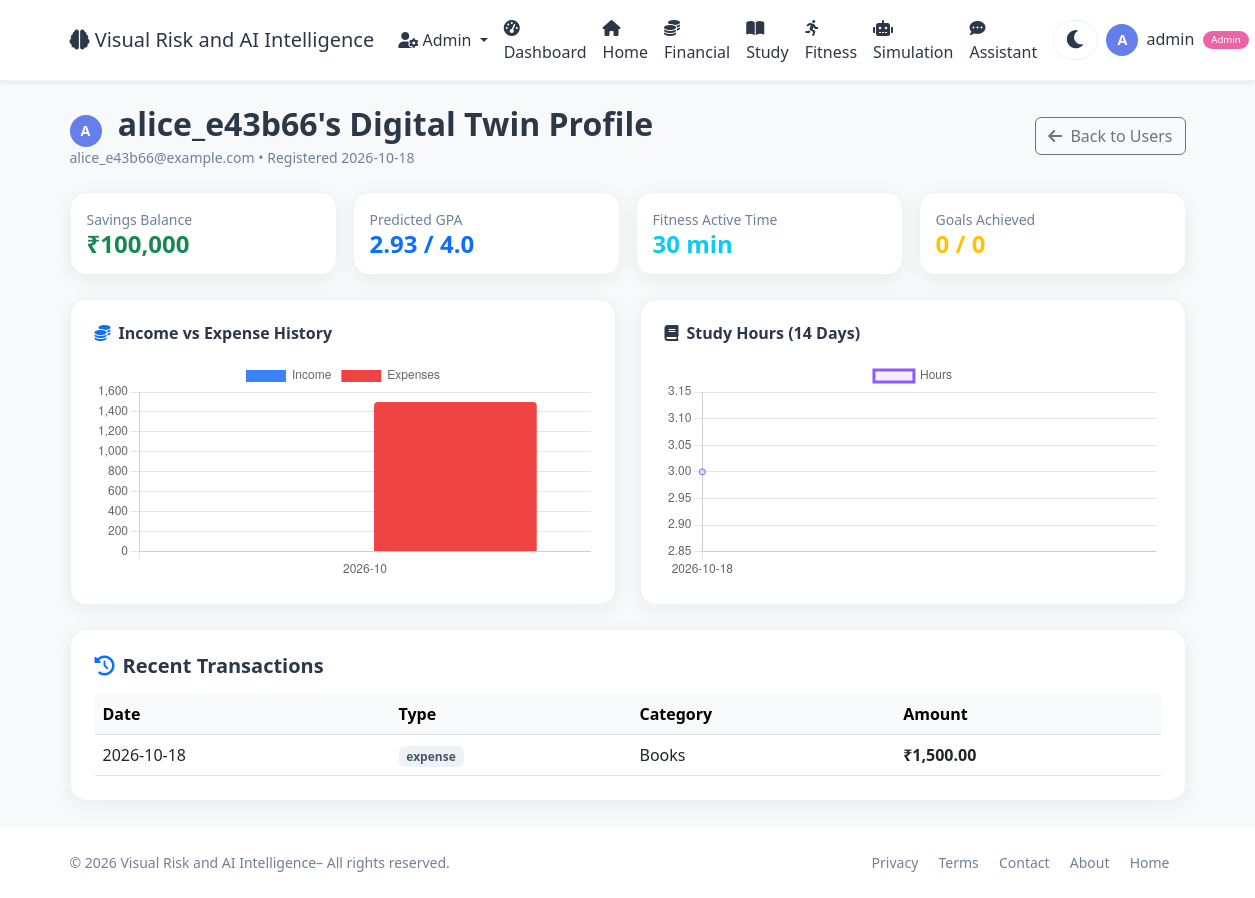
The app's page /admin/user/6 (signed in) with its own data.
### app.py (models this page shows, shortened)
class User(UserMixin, db.Model):
    id = db.Column(db.Integer, primary_key=True)
    username = db.Column(db.String(80), unique=True, nullable=False)
    email = db.Column(db.String(120), unique=True, nullable=False)
    password_hash = db.Column(db.String(200), nullable=False)
    age = db.Column(db.Integer, default=25)
    occupation = db.Column(db.String(100), default='Student')
    monthly_income = db.Column(db.Float, default=50000.0)
    monthly_expenses = db.Column(db.Float, default=35000.0)
    savings = db.Column(db.Float, default=100000.0)
    study_hours_per_week = db.Column(db.Float, default=20.0)
    fitness_hours_per_week = db.Column(db.Float, default=5.0)
    sleep_hours_per_day = db.Column(db.Float, default=7.0)
    created_at = db.Column(db.DateTime, default=datetime.utcnow)
    is_admin = db.Column(db.Boolean, default=False)
    transactions = db.relationship('Transaction', backref='user', lazy=True)
    study_logs = db.relationship('StudyLog', backref='user', lazy=True)
    fitness_logs = db.relationship('FitnessLog', backref='user', lazy=True)
    goals = db.relationship('Goal', backref='user', lazy=True)

class Transaction(db.Model):
    id = db.Column(db.Integer, primary_key=True)
    user_id = db.Column(db.Integer, db.ForeignKey('user.id'), nullable=False)
    date = db.Column(db.Date, nullable=False, default=datetime.utcnow)
    category = db.Column(db.String(50))
    amount = db.Column(db.Float, nullable=False)
    type = db.Column(db.String(10))  # 'income' or 'expense'

### app.py (the view)
@app.route('/admin/user/<int:user_id>')
@login_required
def admin_user_detail(user_id):
    if not current_user.is_admin:
        flash('Admin access required.')
        return redirect(url_for('user_dashboard'))
    user = User.query.get_or_404(user_id)
    metrics = calculate_financial_metrics(user)
    gpa = predict_gpa(user)
    total_fitness = sum(f.duration_min for f in user.fitness_logs)
    total_transactions = len(user.transactions)
    total_study_logs = len(user.study_logs)
    total_fitness_logs = len(user.fitness_logs)
    total_goals = len(user.goals)
    achieved_goals = len([g for g in user.goals if g.achieved])
    monthly_income = defaultdict(float)
    monthly_expenses = defaultdict(float)
    for tx in user.transactions:
        month_key = tx.date.strftime('%Y-%m')
        if tx.type == 'income':
            monthly_income[month_key] += tx.amount
        else:
            monthly_expenses[month_key] += tx.amount
    months = sorted(set(monthly_income.keys()) | set(monthly_expenses.keys()))
    months = months[-6:] if months else [datetime.now().strftime('%Y-%m')]
    income_data = [monthly_income.get(m, 0) for m in months]
    expense_data = [monthly_expenses.get(m, 0) for m in months]
    study_dates = defaultdict(float)
    for log in user.study_logs:
        study_dates[log.date.strftime('%Y-%m-%d')] += log.hours
    study_days = sorted(study_dates.keys())[-14:]
    study_hours = [study_dates.get(d, 0) for d in study_days]
    fitness_dates = defaultdict(float)
    for log in user.fitness_logs:
        fitness_dates[log.date.strftime('%Y-%m-%d')] += log.duration_min
    fitness_days = sorted(fitness_dates.keys())[-14:]
    fitness_minutes = [fitness_dates.get(d, 0) for d in fitness_days]
    recent_transactions = user.transactions[-5:][::-1]
    recent_study = user.study_logs[-5:][::-1]
    recent_fitness = user.fitness_logs[-5:][::-1]
    return render_template(
        'admin/user_detail.html',
        user=user,
        metrics=metrics,
        gpa=gpa,
        total_fitness=total_fitness,
        total_transactions=total_transactions,
        total_study_logs=total_study_logs,
        total_fitness_logs=total_fitness_logs,
        total_goals=total_goals,
        achieved_goals=achieved_goals,
        months=months,
        income_data=income_data,
        expense_data=expense_data,
        study_days=study_days,
        study_hours=study_hours,
        fitness_days=fitness_days,
        fitness_minutes=fitness_minutes,
        recent_transactions=recent_transactions,
        recent_study=recent_study,
        recent_fitness=recent_fitness
    )

### templates/admin/user_detail.html
{% extends "base.html" %}
{% block content %}
<div class="container py-4">
    <div class="d-flex justify-content-between align-items-center mb-4">
        <div>
            <h2 class="fw-bold mb-0">
                <span class="user-avatar me-2">{{ user.username[0]|upper }}</span>
                {{ user.username }}'s Digital Twin Profile
            </h2>
            <p class="text-muted small mb-0">{{ user.email }} • Registered {{ user.created_at.strftime('%Y-%m-%d') }}</p>
        </div>
        <a href="{{ url_for('admin_users') }}" class="btn btn-outline-secondary">
            <i class="fas fa-arrow-left me-1"></i> Back to Users
        </a>
    </div>
    <div class="row g-3 mb-4">
        <div class="col-md-3">
            <div class="card p-3 rounded-4 shadow-sm border">
                <span class="text-muted small">Savings Balance</span>
                <h4 class="fw-bold text-success mb-0">₹{{ '{:,.0f}'.format(user.savings) }}</h4>
            </div>
        </div>
        <div class="col-md-3">
            <div class="card p-3 rounded-4 shadow-sm border">
                <span class="text-muted small">Predicted GPA</span>
                <h4 class="fw-bold text-primary mb-0">{{ gpa['gpa'] }} / 4.0</h4>
            </div>
        </div>
        <div class="col-md-3">
            <div class="card p-3 rounded-4 shadow-sm border">
                <span class="text-muted small">Fitness Active Time</span>
                <h4 class="fw-bold text-info mb-0">{{ total_fitness }} min</h4>
            </div>
        </div>
        <div class="col-md-3">
            <div class="card p-3 rounded-4 shadow-sm border">
                <span class="text-muted small">Goals Achieved</span>
                <h4 class="fw-bold text-warning mb-0">{{ achieved_goals }} / {{ total_goals }}</h4>
            </div>
        </div>
    </div>
    <div class="row g-4 mb-4">
        <div class="col-lg-6">
            <div class="card p-4 rounded-4 shadow-sm border h-100">
                <h6 class="fw-bold mb-3"><i class="fas fa-coins me-2 text-primary"></i>Income vs Expense History</h6>
                <div style="height: 220px;">
                    <canvas id="adminUserFinanceChart"></canvas>
                </div>
            </div>
        </div>
        <div class="col-lg-6">
            <div class="card p-4 rounded-4 shadow-sm border h-100">
                <h6 class="fw-bold mb-3"><i class="fas fa-book me-2 text-purple"></i>Study Hours (14 Days)</h6>
                <div style="height: 220px;">
                    <canvas id="adminUserStudyChart"></canvas>
                </div>
            </div>
        </div>
    </div>
    <div class="card p-4 rounded-4 shadow-sm border">
        <h5 class="fw-bold mb-3"><i class="fas fa-history me-2 text-primary"></i>Recent Transactions</h5>
        <div class="table-responsive">
            <table class="table table-hover align-middle mb-0">
                <thead class="table-light">
                    <tr>
                        <th>Date</th>
                        <th>Type</th>
                        <th>Category</th>
                        <th>Amount</th>
                    </tr>
                </thead>
                <tbody>
                    {% if recent_transactions %}
                        {% for tx in recent_transactions %}
                        <tr>
                            <td>{{ tx.date.strftime('%Y-%m-%d') }}</td>
                            <td><span class="badge bg-{{ 'success' if tx.type == 'income' else 'danger' }}">{{ tx.type }}</span></td>
                            <td>{{ tx.category }}</td>
                            <td class="fw-bold">₹{{ '{:,.2f}'.format(tx.amount) }}</td>
                        </tr>
                        {% endfor %}
                    {% else %}
                        <tr>
                            <td colspan="4" class="text-center text-muted py-3">No transactions found for this user.</td>
                        </tr>
                    {% endif %}
                </tbody>
            </table>
        </div>
    </div>
</div>
{% endblock %}
{% block scripts %}
<script>
const months = {{ months|tojson }};
const incomeData = {{ income_data|tojson }};
const expenseData = {{ expense_data|tojson }};
const ctx1 = document.getElementById('adminUserFinanceChart').getContext('2d');
new Chart(ctx1, {
    type: 'bar',
    data: {
        labels: months,
        datasets: [
            { label: 'Income', data: incomeData, backgroundColor: '#3b82f6', borderRadius: 4 },
            { label: 'Expenses', data: expenseData, backgroundColor: '#ef4444', borderRadius: 4 }
        ]
    },
    options: { responsive: true, maintainAspectRatio: false }
});
const studyDays = {{ study_days|tojson }};
const studyHours = {{ study_hours|tojson }};
const ctx2 = document.getElementById('adminUserStudyChart').getContext('2d');
new Chart(ctx2, {
    type: 'line',
    data: {
        labels: studyDays,
        datasets: [{
            label: 'Hours',
            data: studyHours,
            borderColor: '#8b5cf6',
            backgroundColor: 'rgba(139, 92, 246, 0.1)',
            fill: true
        }]
    },
    options: { responsive: true, maintainAspectRatio: false }
});
</script>
{% endblock %}

### templates/base.html (shortened to what this page needs)
<!DOCTYPE html>
<html lang="en" data-theme="light">
<head>
    <link href="https://cdn.jsdelivr.net/npm/bootstrap@5.3.0/dist/css/bootstrap.min.css" rel="stylesheet">
    <link rel="stylesheet" href="https://cdnjs.cloudflare.com/ajax/libs/font-awesome/6.0.0/css/all.min.css">
</head>
<body>
    <nav class="navbar navbar-expand-lg navbar-light bg-white shadow-sm">
        <div class="container">
            <a class="navbar-brand" href="{{ url_for('index') }}">
                <i class="fas fa-brain"></i> Visual Risk and AI Intelligence
            </a>
            <div class="collapse navbar-collapse" id="navbarNav">
                <ul class="navbar-nav ms-auto align-items-lg-center">
                    {% if current_user.is_authenticated %}
                        {% if current_user.is_admin %}
                        <li class="nav-item dropdown">
                            <a class="nav-link dropdown-toggle" href="#" id="adminDropdown" role="button" data-bs-toggle="dropdown">
                                <i class="fas fa-user-cog"></i> Admin
                            </a>
                        </li>
                        {% endif %}
                        <li class="nav-item">
                            <a class="nav-link" href="{{ url_for('user_dashboard') }}">
                                <i class="fas fa-tachometer-alt me-1"></i>Dashboard
                            </a>
                        </li>
                        <li class="nav-item">
                            <a class="nav-link" href="{{ url_for('index') }}">
                                <i class="fas fa-home"></i>Home
                            </a>
                        </li>
                        <li class="nav-item">
                            <a class="nav-link" href="{{ url_for('user_financial') }}">
                                <i class="fas fa-coins me-1"></i>Financial
                            </a>
                        </li>
                        <li class="nav-item">
                            <a class="nav-link" href="{{ url_for('user_study') }}">
                                <i class="fas fa-book-open me-1"></i>Study
                            </a>
                        </li>
                        <li class="nav-item">
                            <a class="nav-link" href="{{ url_for('user_fitness') }}">
                                <i class="fas fa-running me-1"></i>Fitness
                            </a>
                        </li>
                        <li class="nav-item">
                            <a class="nav-link" href="{{ url_for('user_simulation') }}">
                                <i class="fas fa-robot me-1"></i>Simulation
                            </a>
                        </li>
                        <li class="nav-item">
                            <a class="nav-link" href="{{ url_for('user_assistant') }}">
                                <i class="fas fa-comment-dots me-1"></i>Assistant
                            </a>
                        </li>
                        <li class="nav-item">
                            <button class="theme-toggle" id="themeToggle" aria-label="Toggle theme">
                                <i class="fas fa-moon"></i>
                            </button>
                        </li>
                        <li class="nav-item dropdown">
                            <a class="nav-link dropdown-toggle" href="#" id="userDropdown" role="button" data-bs-toggle="dropdown">
                                <span class="user-avatar">{{ current_user.username[0]|upper }}</span>
                                <span class="ms-1">{{ current_user.username }}</span>
                                {% if current_user.is_admin %}
                                <span class="admin-badge">Admin</span>
                                {% endif %}
                            </a>
                        </li>
                    {% endif %}
                </ul>
            </div>
        </div>
    </nav>
    {% block content %}{% endblock %}
    <footer class="mt-auto py-4 bg-light border-top">
        <div class="container">
            <div class="row align-items-center">
                <div class="col-md-6 text-center text-md-start">
                    <span class="text-muted small">© 2026 Visual Risk and AI Intelligence– All rights reserved.</span>
                </div>
                <div class="col-md-6 text-center text-md-end">
                    <a href="{{ url_for('privacy') }}" class="text-muted text-decoration-none me-3 small">Privacy</a>
                    <a href="{{ url_for('terms') }}" class="text-muted text-decoration-none me-3 small">Terms</a>
                    <a href="{{ url_for('contact') }}" class="text-muted text-decoration-none me-3 small">Contact</a>
                    <a href="{{ url_for('about') }}" class="text-muted text-decoration-none me-3 small">About</a>
                    <a href="{{ url_for('index') }}" class="text-muted text-decoration-none me-3 small">Home</a>
                </div>
            </div>
        </div>
    </footer>
    {% block scripts %}{% endblock %}
</body>
</html>

### records on screen
User: username "A", username "admin"
User: username "A", username "alice_e43b66", email "alice_e43b66@example.com", created_at "2026-10-18", savings "100,000"
Transaction: date "2026-10-18", type "expense", category "Books", amount "1,500.00"

### other values on screen
{{ gpa['gpa'] }} "2.93"
{{ total_fitness }} "30"
{{ achieved_goals }} "0"
{{ total_goals }} "0"
chart data {{ months|tojson }} ["2026-10"]
chart data {{ income_data|tojson }} [0]
chart data {{ expense_data|tojson }} [1500.0]
chart data {{ study_days|tojson }} ["2026-10-18"]
